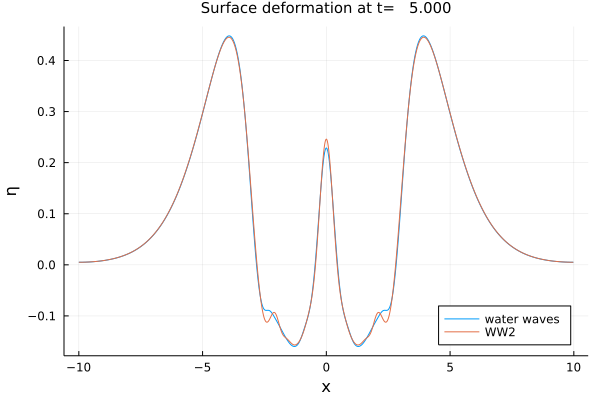

Julia code for this plot:
using Plots
using WaterWaves1D

param = (
    # Physical parameters. Variables are non-dimensionalized as in Lannes, The water waves problem, isbn:978-0-8218-9470-5
    μ  = 1,     # shallow-water dimensionless parameter
    ϵ  = 1/4,   # nonlinearity dimensionless parameter
    # Numerical parameters
    N  = 2^10,  # number of collocation points
    L  = 10,    # half-length of the numerical tank (-L,L)
    T  = 5,     # final time of computation
    dt = 0.01,  # timestep
                );
z(x) = exp.(-abs.(x).^4)    # surface deformation
v(x) = zero(x)              # zero initial velocity
init = Init(z,v)            # generate the initial data with correct type
WW_model = WaterWaves(param)  # The water waves system
WW2_model = WWn(param; n = 2, dealias = 1, δ = 1/10) # The quadratic model (WW2)
WW_problem = Problem(WW_model, init, param)
WW2_problem = Problem(WW2_model, init, param)
solve!([WW_problem WW2_problem])
plot([WW_problem, WW2_problem], legend = :bottomright)

png("paper")
